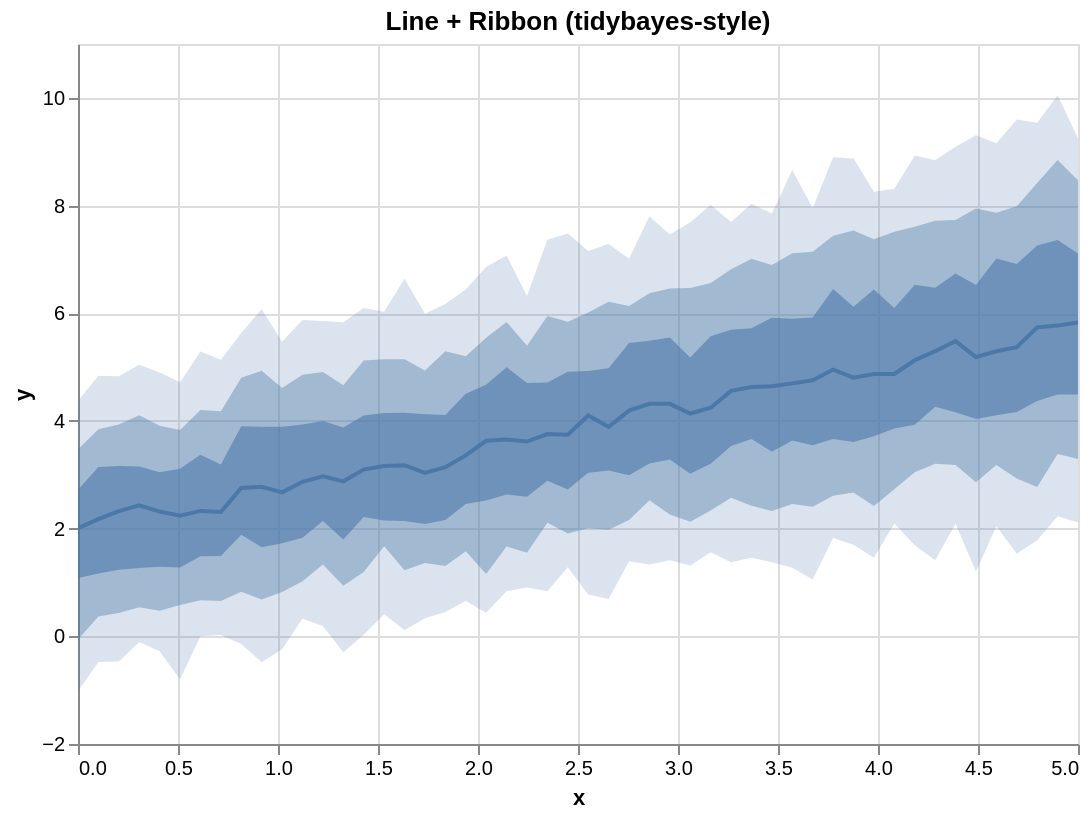

Here is the Vega-Lite specification saved for this chart:
### Vega-Lite specification from a JSON file in a GitHub repository (floating-point values rounded to 4 significant figures)
{"$schema": "https://vega.github.io/schema/vega-lite/v5.json", "config": {"axis": {"labelLimit": 0}, "header": {"labelLimit": 0}, "legend": {"labelLimit": 0}}, "data": {"values": [{"__median__": 4.192, "hi_0_5_": 5.448, "hi_0_8_": 6.133, "hi_0_95_": 7.013, "lo_0_5_": 2.993, "lo_0_8_": 2.162, "lo_0_95_": 1.395, "x": 2.755}, {"__median__": 2.969, "hi_0_5_": 3.997, "hi_0_8_": 4.908, "hi_0_95_": 5.854, "lo_0_5_": 2.143, "lo_0_8_": 1.336, "lo_0_95_": 0.189, "x": 1.224}, {"__median__": 4.558, "hi_0_5_": 5.694, "hi_0_8_": 6.818, "hi_0_95_": 7.696, "lo_0_5_": 3.536, "lo_0_8_": 2.575, "lo_0_95_": 1.374, "x": 3.265}, {"__median__": 4.953, "hi_0_5_": 6.45, "hi_0_8_": 7.437, "hi_0_95_": 8.896, "lo_0_5_": 3.665, "lo_0_8_": 2.612, "lo_0_95_": 1.825, "x": 3.776}, {"__median__": 5.187, "hi_0_5_": 6.522, "hi_0_8_": 7.947, "hi_0_95_": 9.304, "lo_0_5_": 4.034, "lo_0_8_": 2.862, "lo_0_95_": 1.205, "x": 4.49}, {"__median__": 2.175, "hi_0_5_": 3.146, "hi_0_8_": 3.847, "hi_0_95_": 4.84, "lo_0_5_": 1.168, "lo_0_8_": 0.3658, "lo_0_95_": -0.4789, "x": 0.102}, {"__median__": 4.871, "hi_0_5_": 6.097, "hi_0_8_": 7.515, "hi_0_95_": 8.313, "lo_0_5_": 3.859, "lo_0_8_": 2.729, "lo_0_95_": 2.094, "x": 4.082}, {"__median__": 2.434, "hi_0_5_": 3.154, "hi_0_8_": 4.106, "hi_0_95_": 5.044, "lo_0_5_": 1.268, "lo_0_8_": 0.5393, "lo_0_95_": -0.1058, "x": 0.3061}, {"__median__": 5.738, "hi_0_5_": 7.257, "hi_0_8_": 8.416, "hi_0_95_": 9.539, "lo_0_5_": 4.371, "lo_0_8_": 2.772, "lo_0_95_": 1.783, "x": 4.796}, {"__median__": 3.755, "hi_0_5_": 4.714, "hi_0_8_": 5.947, "hi_0_95_": 7.364, "lo_0_5_": 2.891, "lo_0_8_": 2.108, "lo_0_95_": 0.8388, "x": 2.347}, {"__median__": 2.324, "hi_0_5_": 3.162, "hi_0_8_": 3.935, "hi_0_95_": 4.831, "lo_0_5_": 1.237, "lo_0_8_": 0.4319, "lo_0_95_": -0.4679, "x": 0.2041}, {"__median__": 4.245, "hi_0_5_": 5.571, "hi_0_8_": 6.56, "hi_0_95_": 8.012, "lo_0_5_": 3.206, "lo_0_8_": 2.339, "lo_0_95_": 1.562, "x": 3.163}, {"__median__": 5.127, "hi_0_5_": 6.528, "hi_0_8_": 7.604, "hi_0_95_": 8.931, "lo_0_5_": 3.927, "lo_0_8_": 3.048, "lo_0_95_": 1.693, "x": 4.184}, {"__median__": 3.617, "hi_0_5_": 4.705, "hi_0_8_": 5.397, "hi_0_95_": 6.322, "lo_0_5_": 2.593, "lo_0_8_": 1.552, "lo_0_95_": 0.9072, "x": 2.245}, {"__median__": 4.1, "hi_0_5_": 4.925, "hi_0_8_": 6.013, "hi_0_95_": 7.157, "lo_0_5_": 3.037, "lo_0_8_": 2.007, "lo_0_95_": 0.7749, "x": 2.551}, {"__median__": 2.673, "hi_0_5_": 3.893, "hi_0_8_": 4.613, "hi_0_95_": 5.47, "lo_0_5_": 1.73, "lo_0_8_": 0.8243, "lo_0_95_": -0.2415, "x": 1.02}, {"__median__": 4.697, "hi_0_5_": 5.9, "hi_0_8_": 7.113, "hi_0_95_": 8.66, "lo_0_5_": 3.639, "lo_0_8_": 2.459, "lo_0_95_": 1.273, "x": 3.571}, {"__median__": 4.871, "hi_0_5_": 6.44, "hi_0_8_": 7.373, "hi_0_95_": 8.257, "lo_0_5_": 3.718, "lo_0_8_": 2.419, "lo_0_95_": 1.46, "x": 3.98}, {"__median__": 2.308, "hi_0_5_": 3.191, "hi_0_8_": 4.179, "hi_0_95_": 5.138, "lo_0_5_": 1.49, "lo_0_8_": 0.655, "lo_0_95_": 0.02554, "x": 0.7143}, {"__median__": 5.295, "hi_0_5_": 6.475, "hi_0_8_": 7.716, "hi_0_95_": 8.839, "lo_0_5_": 4.261, "lo_0_8_": 3.205, "lo_0_95_": 1.411, "x": 4.286}, {"__median__": 2.754, "hi_0_5_": 3.903, "hi_0_8_": 4.799, "hi_0_95_": 5.634, "lo_0_5_": 1.888, "lo_0_8_": 0.8274, "lo_0_95_": -0.1441, "x": 0.8163}, {"__median__": 3.89, "hi_0_5_": 4.98, "hi_0_8_": 6.211, "hi_0_95_": 7.286, "lo_0_5_": 3.081, "lo_0_8_": 1.98, "lo_0_95_": 0.6911, "x": 2.653}, {"__median__": 5.77, "hi_0_5_": 7.361, "hi_0_8_": 8.846, "hi_0_95_": 10.05, "lo_0_5_": 4.49, "lo_0_8_": 3.387, "lo_0_95_": 2.232, "x": 4.898}, {"__median__": 4.317, "hi_0_5_": 5.49, "hi_0_8_": 6.373, "hi_0_95_": 7.8, "lo_0_5_": 3.21, "lo_0_8_": 2.526, "lo_0_95_": 1.334, "x": 2.857}, {"__median__": 3.141, "hi_0_5_": 4.111, "hi_0_8_": 5.292, "hi_0_95_": 6.173, "lo_0_5_": 2.161, "lo_0_8_": 1.304, "lo_0_95_": 0.4532, "x": 1.837}, {"__median__": 4.756, "hi_0_5_": 5.922, "hi_0_8_": 7.144, "hi_0_95_": 7.949, "lo_0_5_": 3.547, "lo_0_8_": 2.407, "lo_0_95_": 1.054, "x": 3.673}, {"__median__": 3.654, "hi_0_5_": 4.996, "hi_0_8_": 5.837, "hi_0_95_": 7.074, "lo_0_5_": 2.634, "lo_0_8_": 1.67, "lo_0_95_": 0.8376, "x": 2.143}, {"__median__": 5.37, "hi_0_5_": 6.914, "hi_0_8_": 7.987, "hi_0_95_": 9.599, "lo_0_5_": 4.168, "lo_0_8_": 2.929, "lo_0_95_": 1.532, "x": 4.694}, {"__median__": 2.878, "hi_0_5_": 3.876, "hi_0_8_": 4.661, "hi_0_95_": 5.834, "lo_0_5_": 1.798, "lo_0_8_": 0.9405, "lo_0_95_": -0.2955, "x": 1.327}, {"__median__": 2.239, "hi_0_5_": 3.112, "hi_0_8_": 3.832, "hi_0_95_": 4.718, "lo_0_5_": 1.276, "lo_0_8_": 0.5815, "lo_0_95_": -0.7988, "x": 0.5102}, {"__median__": 3.743, "hi_0_5_": 4.912, "hi_0_8_": 5.843, "hi_0_95_": 7.48, "lo_0_5_": 2.726, "lo_0_8_": 1.91, "lo_0_95_": 1.281, "x": 2.449}, {"__median__": 4.138, "hi_0_5_": 5.178, "hi_0_8_": 6.466, "hi_0_95_": 7.691, "lo_0_5_": 3.017, "lo_0_8_": 2.13, "lo_0_95_": 1.314, "x": 3.061}, {"__median__": 5.83, "hi_0_5_": 7.111, "hi_0_8_": 8.471, "hi_0_95_": 9.243, "lo_0_5_": 4.492, "lo_0_8_": 3.294, "lo_0_95_": 2.115, "x": 5.0}, {"__median__": 5.294, "hi_0_5_": 7.016, "hi_0_8_": 7.865, "hi_0_95_": 9.158, "lo_0_5_": 4.103, "lo_0_8_": 3.181, "lo_0_95_": 2.042, "x": 4.592}, {"__median__": 2.329, "hi_0_5_": 3.37, "hi_0_8_": 4.205, "hi_0_95_": 5.289, "lo_0_5_": 1.488, "lo_0_8_": 0.6675, "lo_0_95_": 0.001014, "x": 0.6122}, {"__median__": 3.36, "hi_0_5_": 4.504, "hi_0_8_": 5.199, "hi_0_95_": 6.443, "lo_0_5_": 2.457, "lo_0_8_": 1.578, "lo_0_95_": 0.6557, "x": 1.939}, {"__median__": 3.163, "hi_0_5_": 4.149, "hi_0_8_": 5.144, "hi_0_95_": 6.026, "lo_0_5_": 2.153, "lo_0_8_": 1.671, "lo_0_95_": 0.4118, "x": 1.531}, {"__median__": 4.802, "hi_0_5_": 6.122, "hi_0_8_": 7.535, "hi_0_95_": 8.872, "lo_0_5_": 3.608, "lo_0_8_": 2.669, "lo_0_95_": 1.702, "x": 3.878}, {"__median__": 3.631, "hi_0_5_": 4.673, "hi_0_8_": 5.543, "hi_0_95_": 6.86, "lo_0_5_": 2.523, "lo_0_8_": 1.158, "lo_0_95_": 0.4364, "x": 2.041}, {"__median__": 3.097, "hi_0_5_": 4.102, "hi_0_8_": 5.122, "hi_0_95_": 6.099, "lo_0_5_": 2.215, "lo_0_8_": 1.193, "lo_0_95_": 0.03102, "x": 1.429}, {"__median__": 2.316, "hi_0_5_": 3.048, "hi_0_8_": 3.908, "hi_0_95_": 4.899, "lo_0_5_": 1.29, "lo_0_8_": 0.4767, "lo_0_95_": -0.2771, "x": 0.4082}, {"__median__": 4.63, "hi_0_5_": 5.72, "hi_0_8_": 7.013, "hi_0_95_": 8.033, "lo_0_5_": 3.666, "lo_0_8_": 2.423, "lo_0_95_": 1.459, "x": 3.367}, {"__median__": 2.009, "hi_0_5_": 2.722, "hi_0_8_": 3.475, "hi_0_95_": 4.374, "lo_0_5_": 1.085, "lo_0_8_": -0.05949, "lo_0_95_": -1.016, "x": 0.0}, {"__median__": 5.482, "hi_0_5_": 6.737, "hi_0_8_": 7.734, "hi_0_95_": 9.094, "lo_0_5_": 4.161, "lo_0_8_": 3.182, "lo_0_95_": 2.089, "x": 4.388}, {"__median__": 2.777, "hi_0_5_": 3.891, "hi_0_8_": 4.933, "hi_0_95_": 6.072, "lo_0_5_": 1.653, "lo_0_8_": 0.682, "lo_0_95_": -0.4797, "x": 0.9184}, {"__median__": 3.034, "hi_0_5_": 4.126, "hi_0_8_": 4.934, "hi_0_95_": 5.988, "lo_0_5_": 2.087, "lo_0_8_": 1.363, "lo_0_95_": 0.3365, "x": 1.735}, {"__median__": 4.317, "hi_0_5_": 5.549, "hi_0_8_": 6.458, "hi_0_95_": 7.463, "lo_0_5_": 3.281, "lo_0_8_": 2.261, "lo_0_95_": 1.414, "x": 2.959}, {"__median__": 3.178, "hi_0_5_": 4.154, "hi_0_8_": 5.143, "hi_0_95_": 6.639, "lo_0_5_": 2.144, "lo_0_8_": 1.227, "lo_0_95_": 0.1109, "x": 1.633}, {"__median__": 4.644, "hi_0_5_": 5.914, "hi_0_8_": 6.893, "hi_0_95_": 7.853, "lo_0_5_": 3.425, "lo_0_8_": 2.327, "lo_0_95_": 1.376, "x": 3.469}, {"__median__": 2.87, "hi_0_5_": 3.935, "hi_0_8_": 4.858, "hi_0_95_": 5.875, "lo_0_5_": 1.829, "lo_0_8_": 1.024, "lo_0_95_": 0.3293, "x": 1.122}]}, "height": 350, "layer": [{"_lr_layer": true, "encoding": {"tooltip": [{"field": "x", "title": "x", "type": "quantitative"}, {"field": "__median__", "title": "median", "type": "quantitative"}, {"field": "lo_0_95_", "title": "95% lo", "type": "quantitative"}, {"field": "hi_0_95_", "title": "95% hi", "type": "quantitative"}], "x": {"field": "x", "scale": {"zero": false}, "type": "quantitative"}, "y": {"field": "lo_0_95_", "scale": {"zero": false}, "title": "y", "type": "quantitative"}, "y2": {"field": "hi_0_95_"}}, "mark": {"line": false, "opacity": 0.2, "type": "area"}, "params": [{"bind": "scales", "name": "grid", "select": {"encodings": ["x", "y"], "type": "interval"}}]}, {"_lr_layer": true, "encoding": {"tooltip": [{"field": "x", "title": "x", "type": "quantitative"}, {"field": "__median__", "title": "median", "type": "quantitative"}, {"field": "lo_0_95_", "title": "95% lo", "type": "quantitative"}, {"field": "hi_0_95_", "title": "95% hi", "type": "quantitative"}], "x": {"field": "x", "scale": {"zero": false}, "type": "quantitative"}, "y": {"field": "lo_0_8_", "scale": {"zero": false}, "title": "y", "type": "quantitative"}, "y2": {"field": "hi_0_8_"}}, "mark": {"line": false, "opacity": 0.4, "type": "area"}}, {"_lr_layer": true, "encoding": {"tooltip": [{"field": "x", "title": "x", "type": "quantitative"}, {"field": "__median__", "title": "median", "type": "quantitative"}, {"field": "lo_0_95_", "title": "95% lo", "type": "quantitative"}, {"field": "hi_0_95_", "title": "95% hi", "type": "quantitative"}], "x": {"field": "x", "scale": {"zero": false}, "type": "quantitative"}, "y": {"field": "lo_0_5_", "scale": {"zero": false}, "title": "y", "type": "quantitative"}, "y2": {"field": "hi_0_5_"}}, "mark": {"line": false, "opacity": 0.6, "type": "area"}}, {"_lr_layer": true, "encoding": {"tooltip": [{"field": "x", "title": "x", "type": "quantitative"}, {"field": "__median__", "title": "median", "type": "quantitative"}, {"field": "lo_0_95_", "title": "95% lo", "type": "quantitative"}, {"field": "hi_0_95_", "title": "95% hi", "type": "quantitative"}], "x": {"field": "x", "scale": {"zero": false}, "type": "quantitative"}, "y": {"field": "__median__", "scale": {"zero": false}, "title": "y", "type": "quantitative"}}, "mark": {"strokeWidth": 2, "type": "line"}}], "title": "Line + Ribbon (tidybayes-style)", "width": 500}
